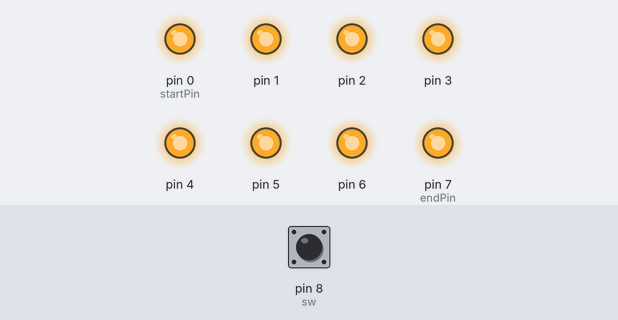
Bench run of a sketch on a simulated Arduino Uno, built with avr-gcc and run on an emulated ATmega328P. Parts: output pins drawn as LEDs (lit = HIGH). Inputs (shaded band) come from the test bench; at power-on: pin 8 (sw) HIGH.

Above: at 0.05 s.
At 0.65 s:
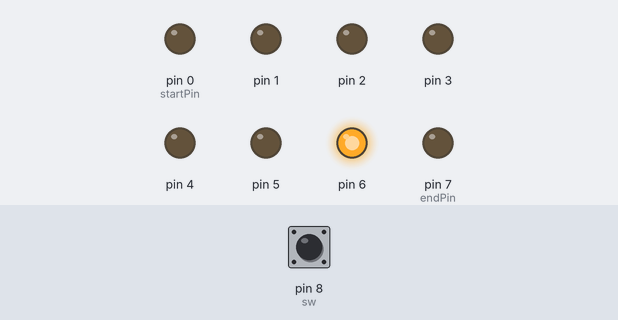
At 1.25 s:
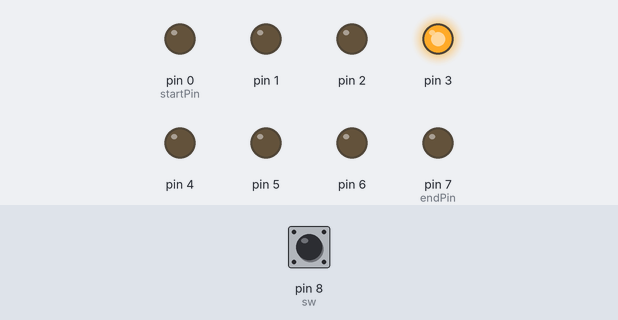
At 2.55 s:
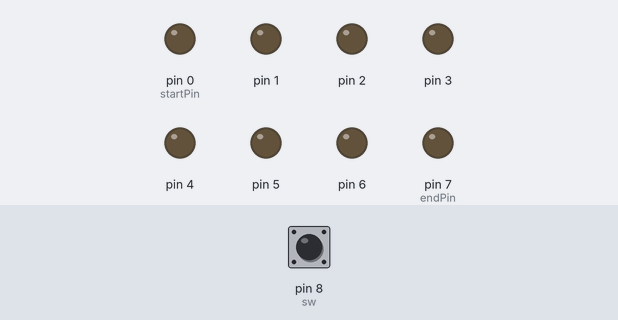
At 3.85 s:
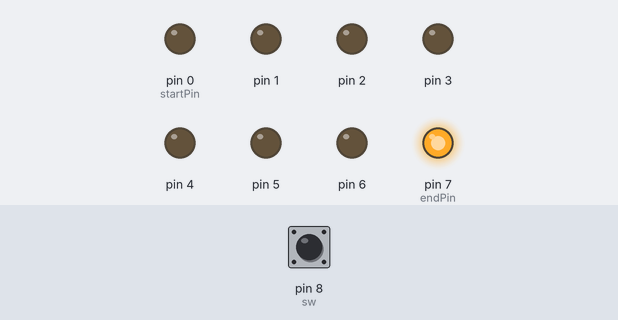
At 5.05 s:
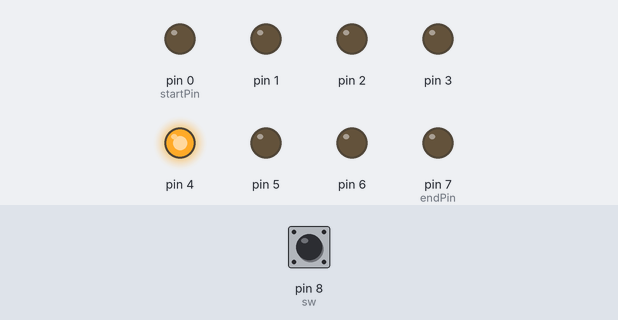
Timing chart, 0 to 5.3 s (numbered marks = the images above):
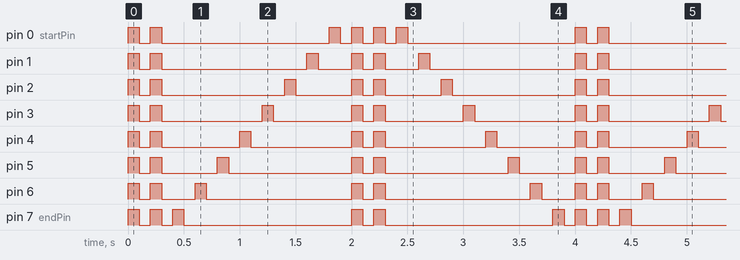

The sketch:

lab02_3.ino
```cpp
// Lab03
// 使用for迴圈的跑馬燈程式
//
// 每個LED 正極接到Pin 0 - 7, 負極接地
const int sw=8;
const int debounceDelay=20;
const byte startPin = 0;
const byte endPin = 7;
int val;
int i;
int direct=0;
void setup()
{
  pinMode(sw,INPUT);
  digitalWrite(sw,HIGH);
  // 將每個Pin 設定成輸出
  for (byte i = startPin; i<= endPin; i++)
  {
    pinMode(i, OUTPUT);
  }
}

void loop()
{

  byte j;
  for (i=startPin; i<= endPin; i++)
{

        digitalWrite(i,LOW);
}
   val=digitalRead(sw);
  if(val==LOW)
  {
    delay(debounceDelay);
    while(digitalRead(sw)==LOW);
    direct=!direct;
  }
  byte lightPin = endPin;
  // 所有LED OFF
  for(byte j=1;j<=2;j++)
  {
    for (i=startPin; i<= endPin; i++)
    {
      digitalWrite(i,HIGH);
    }
    delay(100);
    for (i=startPin; i<= endPin; i++)
    {
        digitalWrite(i,LOW);
    }
    delay(100);
  }


  for (i=endPin; i>= startPin; i--)
  {
  // 設定要點亮的LED 位置
  // 如果點亮的腳位編號小於結束腳位,
  //則腳位編號+1
  // 否則從頭開始
    digitalWrite(lightPin, HIGH);
    delay(100);
      digitalWrite(lightPin, LOW);
     delay(100);
    if (lightPin > startPin)
    {
      lightPin --;
    }
    else
    {
      break;
    }
  }
  for(j=1;j<=2;j++)
  {
    for (i=startPin; i<= endPin; i++)
    {
      digitalWrite(i,HIGH);
    }
    delay(100);
    for (i=startPin; i<= endPin; i++)
    {
        digitalWrite(i,LOW);
    }
    delay(100);
  }


lightPin = startPin;

    for (i=startPin;i<=endPin; i++)
    {
      digitalWrite(lightPin, LOW);
    }

  for (i=startPin; i<= endPin; i++)
  {
  // 設定要點亮的LED 位置
  // 如果點亮的腳位編號小於結束腳位,
  //則腳位編號+1
  // 否則從頭開始
    digitalWrite(lightPin, HIGH);
    delay(100);
      digitalWrite(lightPin, LOW);
     delay(100);
    if (lightPin < endPin)
    {
      lightPin ++;
    }
    else
    {
      break;
    }
  }
}
```

Measured:
- by itself, pin 0 (startPin): repeats every 4.0 s: LOW 0.10 s, HIGH 0.10 s, LOW 1.5 s, 3 × (HIGH 0.10 s, LOW 0.10 s), HIGH 0.10 s, LOW 1.5 s, HIGH 0.10 s
- by itself, pin 7 (endPin): repeats every 4.0 s: 2 × (LOW 0.10 s, HIGH 0.10 s), LOW 1.5 s, HIGH 0.10 s, LOW 0.10 s, HIGH 0.10 s, LOW 1.5 s, HIGH 0.10 s, LOW 0.10 s, HIGH 0.10 s
- by itself, everything shown: repeats every 4.0 s, in 40 steps
